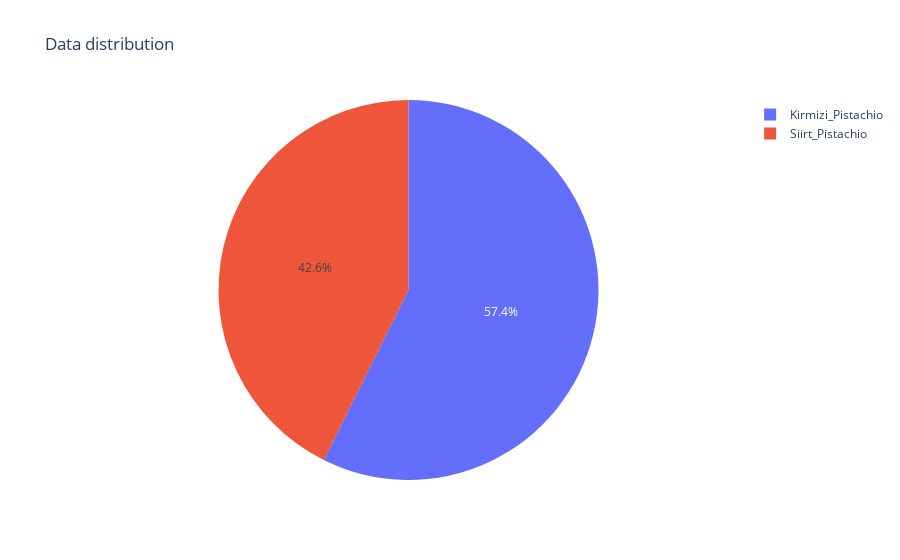

Write notebook code for a chart like this one.
### Code cell
#percentage of data distribution in a pie chart
fig = px.pie(class_id_distributionTotal, values=class_id_distributionTotal.values, names=class_id_distributionTotal.index, title='Data distribution')
fig.show()

### Figure 1 — Plotly figure (JSON) as saved in the notebook; plotly's stock layout.template omitted (floating-point values rounded to 4 significant figures)
{"data": [{"domain": {"x": [0, 1], "y": [0, 1]}, "hovertemplate": "index=%{label}<br>value=%{value}<extra></extra>", "labels": ["Kirmizi_Pistachio", "Siirt_Pistachio"], "legendgroup": "", "name": "", "showlegend": true, "type": "pie", "values": [1232, 916]}], "layout": {"legend": {"tracegroupgap": 0}, "title": {"text": "Data distribution"}}}
